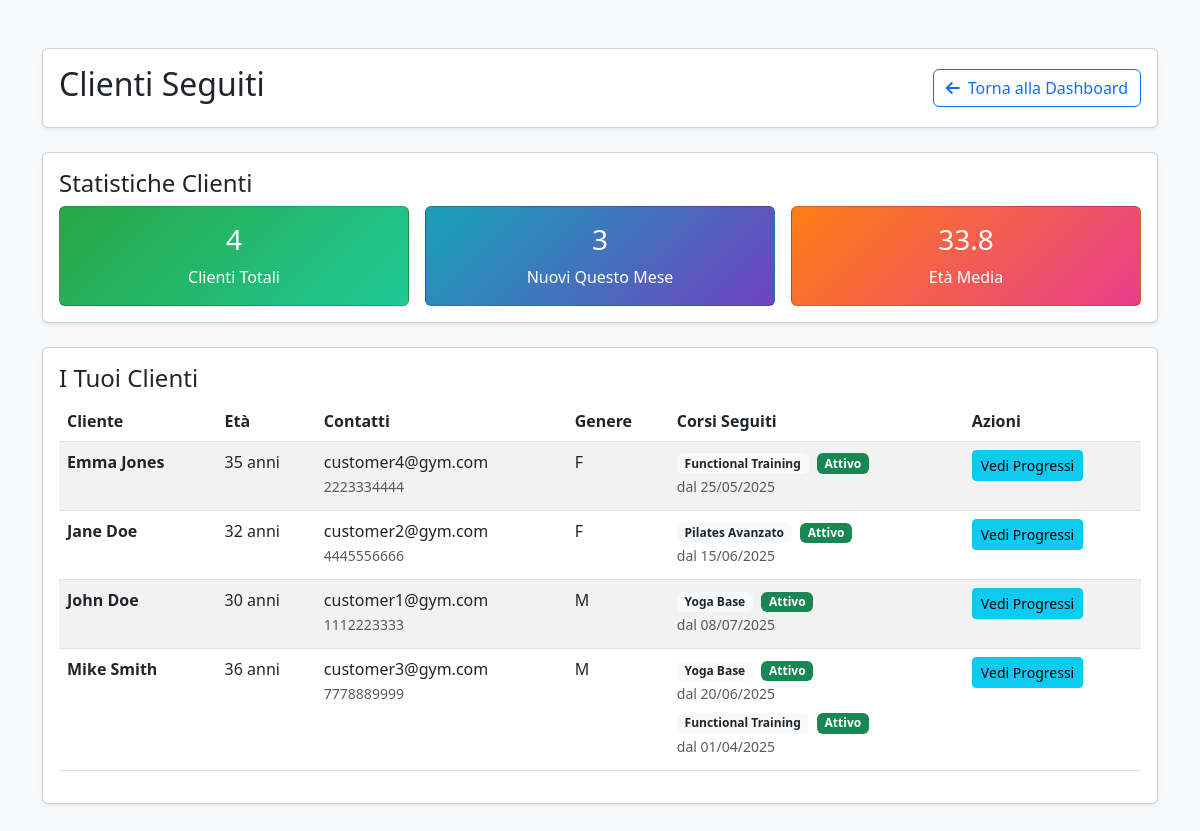
The page /trainer_customers.php (signed in) on the database its author committed.
### tables this page shows
CREATE TABLE ENROLLMENT (
    customerID INT NOT NULL,
    courseID INT NOT NULL,
    enrollmentDate DATE DEFAULT (CURRENT_DATE),
    PRIMARY KEY (customerID, courseID),
    FOREIGN KEY (customerID) REFERENCES USERS(userID) ON DELETE CASCADE,
    FOREIGN KEY (courseID) REFERENCES COURSES(courseID) ON DELETE CASCADE
);

CREATE TABLE USERS (
    userID INT PRIMARY KEY AUTO_INCREMENT,
    email VARCHAR(255) UNIQUE NOT NULL,
    password VARCHAR(255) NOT NULL,
    userName VARCHAR(100) NOT NULL,
    firstName VARCHAR(100) NOT NULL,
    lastName VARCHAR(100) NOT NULL,
    birthDate DATE,
    gender ENUM('M', 'F', 'Other'),
    phoneNumber VARCHAR(20),
    role ENUM('customer', 'trainer', 'admin') DEFAULT 'customer',
    specialization VARCHAR(255)
);

CREATE TABLE COURSES (
    courseID INT PRIMARY KEY AUTO_INCREMENT,
    name VARCHAR(255) NOT NULL,
    description TEXT,
    maxParticipants INT DEFAULT 20,
    startDate DATE,
    finishDate DATE
);

### trainer_customers.php (the view, shortened to what this page needs)
<?php
require_once 'config.php';
$trainerID = $_SESSION['userID'];
$stmt = $conn->prepare("
    SELECT DISTINCT u.userID, u.firstName, u.lastName, u.email, u.phoneNumber, u.birthDate, u.gender,
           e.enrollmentDate, c.name as course_name, c.courseID, c.finishDate
    FROM USERS u
    JOIN ENROLLMENT e ON u.userID = e.customerID
    JOIN COURSES c ON e.courseID = c.courseID
    JOIN TEACHING t ON c.courseID = t.courseID
    WHERE t.trainerID = ? AND u.role = 'customer'
    ORDER BY u.firstName, u.lastName, e.enrollmentDate DESC
");
$stmt->bind_param('i', $trainerID);
$stmt->execute();
$customers = $stmt->get_result()->fetch_all(MYSQLI_ASSOC);
$groupedCustomers = [];
foreach ($customers as $customer) {
    $customerID = $customer['userID'];
    if (!isset($groupedCustomers[$customerID])) {
        $groupedCustomers[$customerID] = [
            'info' => $customer,
            'courses' => []
        ];
    }
    $today = new DateTime();
    $finishDate = new DateTime($customer['finishDate']);
    if ($finishDate >= $today) {
        $status = 'active';
    } else {
        $status = 'completed';
    }
    $groupedCustomers[$customerID]['courses'][] = [
        'courseID' => $customer['courseID'],
        'name' => $customer['course_name'],
        'enrollmentDate' => $customer['enrollmentDate'],
        'status' => $status
    ];
}
function calcAge($birthDate) {
    try {
        $birth = new DateTime($birthDate);
        $now = new DateTime();
        return $now->diff($birth)->y;
    } catch (Exception $e) {
        return 'N/A';
    }
}
function getTrainerCustomerStats($conn, $trainerID) {
    $stmt = $conn->prepare("
        SELECT COUNT(DISTINCT e.customerID) as total
        FROM ENROLLMENT e
        JOIN COURSES c ON e.courseID = c.courseID
        JOIN TEACHING t ON c.courseID = t.courseID
        WHERE t.trainerID = ? AND c.finishDate >= CURDATE()
    ");
    $stmt->bind_param('i', $trainerID);
    $stmt->execute();
    $totalCustomers = $stmt->get_result()->fetch_assoc()['total'];
    $stmt = $conn->prepare("
        SELECT COUNT(DISTINCT e.customerID) as active
        FROM ENROLLMENT e
        JOIN COURSES c ON e.courseID = c.courseID
        JOIN TEACHING t ON c.courseID = t.courseID
        WHERE t.trainerID = ?
        AND c.finishDate >= CURDATE()
        AND e.enrollmentDate >= DATE_SUB(CURDATE(), INTERVAL 30 DAY)
    ");
    $stmt->bind_param('i', $trainerID);
    $stmt->execute();
    $activeThisMonth = $stmt->get_result()->fetch_assoc()['active'];
    $stmt = $conn->prepare("
        SELECT u.birthDate
        FROM USERS u
        JOIN ENROLLMENT e ON u.userID = e.customerID
        JOIN COURSES c ON e.courseID = c.courseID
        JOIN TEACHING t ON c.courseID = t.courseID
        WHERE t.trainerID = ? AND u.birthDate IS NOT NULL AND c.finishDate >= CURDATE()
    ");
    $stmt->bind_param('i', $trainerID);
    $stmt->execute();
    $result = $stmt->get_result();
    $ages = [];
    while ($row = $result->fetch_assoc()) {
        $age = calcAge($row['birthDate']);
        if (is_numeric($age)) {
            $ages[] = $age;
        }
    }
    $avgAge = !empty($ages) ? round(array_sum($ages) / count($ages), 1) : 0;
    return [
        'total' => $totalCustomers,
        'activeThisMonth' => $activeThisMonth,
        'avgAge' => $avgAge
    ];
}
$stats = getTrainerCustomerStats($conn, $trainerID);
?>
<!DOCTYPE html>
<html lang="it">
<head>
    <link href="https://cdnjs.cloudflare.com/ajax/libs/bootstrap/5.3.0/css/bootstrap.min.css" rel="stylesheet" />
    <link href="https://cdnjs.cloudflare.com/ajax/libs/font-awesome/6.0.0/css/all.min.css" rel="stylesheet" />
</head>
<body class="bg-light">
<div class="container py-5">
    <div class="card shadow-sm mb-4">
        <div class="card-body">
            <div class="d-flex justify-content-between align-items-center">
                <div>
                    <h2>Clienti Seguiti</h2>
                </div>
                <div>
                    <a href="dashboard.php" class="btn btn-outline-primary">
                        <i class="fas fa-arrow-left me-2"></i>Torna alla Dashboard
                    </a>
                </div>
            </div>
        </div>
    </div>
    <?php if (!isset($_GET['view_progress'])): ?>
        <div class="card mb-4 shadow-sm">
            <div class="card-body">
                <h4>Statistiche Clienti</h4>
                <div class="row g-3">
                    <div class="col-md-4">
                        <div class="card text-white h-100" style="background: linear-gradient(135deg, #28a745 0%, #20c997 100%);">
                            <div class="card-body text-center d-flex flex-column justify-content-center">
                                <h3><?= $stats['total'] ?></h3>
                                <p class="mb-0">Clienti Totali</p>
                            </div>
                        </div>
                    </div>
                    <div class="col-md-4">
                        <div class="card text-white h-100" style="background: linear-gradient(135deg, #17a2b8 0%, #6f42c1 100%);">
                            <div class="card-body text-center d-flex flex-column justify-content-center">
                                <h3><?= $stats['activeThisMonth'] ?></h3>
                                <p class="mb-0">Nuovi Questo Mese</p>
                            </div>
                        </div>
                    </div>
                    <div class="col-md-4">
                        <div class="card text-white h-100" style="background: linear-gradient(135deg, #fd7e14 0%, #e83e8c 100%);">
                            <div class="card-body text-center d-flex flex-column justify-content-center">
                                <h3><?= $stats['avgAge'] ?></h3>
                                <p class="mb-0">Età Media</p>
                            </div>
                        </div>
                    </div>
                </div>
            </div>
        </div>
        <div class="card shadow-sm mb-4">
            <div class="card-body">
                <h4>I Tuoi Clienti</h4>
                <?php if (!empty($groupedCustomers)): ?>
                    <div class="table-responsive">
                        <table class="table table-striped">
                            <thead>
                                <tr>
                                    <th>Cliente</th>
                                    <th>Età</th>
                                    <th>Contatti</th>
                                    <th>Genere</th>
                                    <th>Corsi Seguiti</th>
                                    <th>Azioni</th>
                                </tr>
                            </thead>
                            <tbody>
                                <?php foreach ($groupedCustomers as $customerData):
                                    $customer = $customerData['info'];
                                    $courses = $customerData['courses'];
                                ?>
                                <tr>
                                    <td>
                                        <strong><?= htmlspecialchars($customer['firstName'] . ' ' . $customer['lastName']) ?></strong>
                                    </td>
                                    <td><?= calcAge($customer['birthDate']) ?> anni</td>
                                    <td>
                                        <div><?= htmlspecialchars($customer['email']) ?></div>
                                        <?php if ($customer['phoneNumber']): ?>
                                            <small class="text-muted"><?= htmlspecialchars($customer['phoneNumber']) ?></small>
                                        <?php endif; ?>
                                    </td>
                                    <td><?= htmlspecialchars($customer['gender']) ?></td>
                                    <td>
                                        <?php foreach ($courses as $course): ?>
                                            <div class="mb-1">
                                                <span class="badge bg-light text-dark me-1">
                                                    <?= htmlspecialchars($course['name']) ?>
                                                </span>
                                                <span class="badge bg-<?= $course['status'] === 'active' ? 'success' : 'secondary' ?> me-1">
                                                    <?= $course['status'] === 'active' ? 'Attivo' : 'Completato' ?>
                                                </span>
                                                <br><small class="text-muted">dal <?= date('d/m/Y', strtotime($course['enrollmentDate'])) ?></small>
                                            </div>
                                        <?php endforeach; ?>
                                    </td>
                                    <td>
                                        <a href="?view_progress=<?= $customer['userID'] ?>" class="btn btn-sm btn-info">
                                            Vedi Progressi
                                        </a>
                                    </td>
                                </tr>
                                <?php endforeach; ?>
                            </tbody>
                        </table>
                    </div>
                <?php endif; ?>
            </div>
        </div>
    <?php endif; ?>
</div>
</body>
</html>

### rows shown on the page
enrollment: customerID.lastName "Emma Jones", customerID.birthDate "35", customerID.email "customer4@gym.com", customerID.phoneNumber "2223334444", customerID.gender "F", courseID.name "Functional Training", enrollmentDate "25/05/2025"
enrollment: customerID.lastName "Jane Doe", customerID.birthDate "32", customerID.email "customer2@gym.com", customerID.phoneNumber "4445556666", customerID.gender "F", courseID.name "Pilates Avanzato", enrollmentDate "15/06/2025"
enrollment: customerID.lastName "John Doe", customerID.birthDate "30", customerID.email "customer1@gym.com", customerID.phoneNumber "1112223333", customerID.gender "M", courseID.name "Yoga Base", enrollmentDate "08/07/2025"
enrollment: customerID.lastName "Mike Smith", customerID.birthDate "36", customerID.email "customer3@gym.com", customerID.phoneNumber "7778889999", customerID.gender "M", courseID.name "Yoga Base", enrollmentDate "20/06/2025"
enrollment: courseID.name "Functional Training", enrollmentDate "01/04/2025"

### other values the page prints
$stats['total'] "4"
$stats['activeThisMonth'] "3"
$stats['avgAge'] "33.8"
